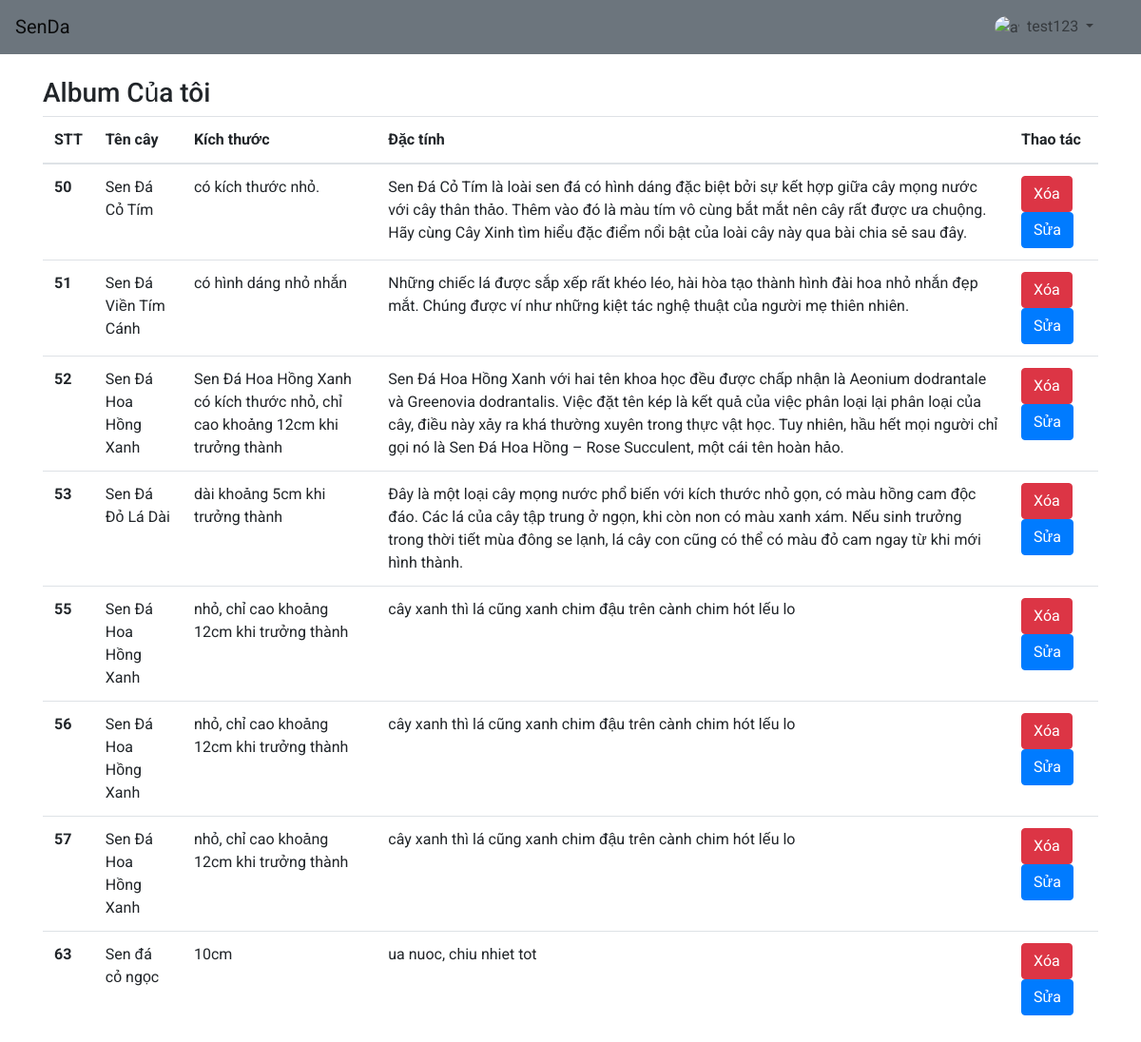
/app/curd/stored.php (signed in), run on the app's committed database.
### tables this page shows
CREATE TABLE `senda` (
  `id` int(5) UNSIGNED NOT NULL,
  `avt` varchar(255) NOT NULL,
  `ten` varchar(20) NOT NULL,
  `mau_sac` varchar(255) NOT NULL,
  `kich_thuoc` text NOT NULL,
  `hinh_dang` varchar(255) NOT NULL,
  `dac_tinh` text NOT NULL,
  `y_nghia` text NOT NULL
);

### app/curd/executeUser.php (called while the page is built, shortened)
<?php
function findUser($username)
{
    require "../config/connect.php";
    $sql = "SELECT * FROM `user` WHERE `username` = '$username'";
    $result = $conn->query($sql);
    if ($result) {
        $data = $result->fetch_assoc();
    }
    return $data;
}

### app/curd/stored.php (the view, shortened to what this page needs)
<?php
require("../../bootstrap.php");
require('../curd/executeUser.php');
$user = findUser($_COOKIE['user']);
$avt = $user['avt'];
?>
<!DOCTYPE html>
<html lang="en">
<head>
    <link rel="stylesheet" href="../../assets/css/style.css">
</head>
<body>
    <div class="container-fuild">
        <nav class="navbar navbar-expand-lg navbar-light bg-secondary">
            <a class="navbar-brand" href="../pages/home.php">SenDa</a>
            <div class="collapse navbar-collapse" id="navbarSupportedContent">
                <ul class="navbar-nav ml-auto mr-5">
                    <li class="nav-item dropdown mr-5">
                        <a class="nav-link dropdown-toggle" style="width: 50px;" href="#" id="navbarDropdown" role="button" data-toggle="dropdown" aria-expanded="false">
                            <img class="rounded-circle w-100 mr-2" src="<?php echo $avt ? $avt : "../../assets/avt/default.png" ?>" alt="avt"><?php echo $_COOKIE['user'] ?>
                        </a>
                    </li>
                </ul>
            </div>
        </nav>
    </div>
    <div class="container">
        <div class="mt-4">
            <h3>Album Của tôi</h3>
            <table class="table">
                <thead>
                    <tr>
                        <th scope="col">STT</th>
                        <th scope="col">Tên cây</th>
                        <th scope="col">Kích thước</th>
                        <th scope="col">Đặc tính</th>
                        <th scope="col">Thao tác</th>
                    </tr>
                </thead>
                <tbody>
                    <?php
                    require('../config/connect.php');
                    $sql = "SELECT * FROM senda";
                    $result = $conn->query($sql);
                    if ($result->num_rows > 0) {
                        while ($row = $result->fetch_assoc()) {
                            echo '
                    <tr>
                        <th scope="row">' . $row['id'] . '</th>
                        <td>' . $row['ten'] . '</td>
                        <td>' . $row['kich_thuoc'] . '</td>
                        <td>' . $row['dac_tinh'] . '</td>
                        <td colspan="2"> <a href="delete.php?id=' . $row['id'] . '" class="btn btn-danger btn-delete">
                        Xóa</a>
                        <a href="process.php?id=' . $row['id'] . '" class="btn btn-primary">Sửa</a>
                        </td>
                    </tr>
                    ';
                        }
                    } else {
                        echo '
                <p>Album trống <a href="create.php">Thêm mới</a></p>
                ';
                    }
                    ?>
                </tbody>
            </table>
        </div>
    </div>
</body>
</html>

### assets/css/style.css (style rules this page uses)
body { font-family: "Roboto", sans-serif; }

### data on the page
senda: id "50", ten "Sen Đá Cỏ Tím", kich_thuoc "có kích thước nhỏ.", dac_tinh "Sen Đá Cỏ Tím là loài sen đá có hình dáng đặc biệt bởi sự kết hợp giữa cây mọng nước với cây thân thảo. Thêm vào đó là màu tím vô cùng bắt mắt nên cây rất được ưa chuộng. Hãy cùng Cây Xinh tìm hiểu đặc điểm nổi bật của loài cây này qua bài chia sẻ sau đây."
senda: id "51", ten "Sen Đá Viền Tím Cánh", kich_thuoc "có hình dáng nhỏ nhắn", dac_tinh "Những chiếc lá được sắp xếp rất khéo léo, hài hòa tạo thành hình đài hoa nhỏ nhắn đẹp mắt. Chúng được ví như những kiệt tác nghệ thuật của người mẹ thiên nhiên."
senda: id "52", ten "Sen Đá Hoa Hồng Xanh", kich_thuoc "Sen Đá Hoa Hồng Xanh có kích thước nhỏ, chỉ cao khoảng 12cm khi trưởng thành", dac_tinh "Sen Đá Hoa Hồng Xanh với hai tên khoa học đều được chấp nhận là Aeonium dodrantale và Greenovia dodrantalis. Việc đặt tên kép là kết quả của việc phân loại lại phân loại của cây, điều này xảy ra khá thường xuyên trong thực vật học. Tuy nhiên, hầu hết mọi người chỉ gọi nó là Sen Đá Hoa Hồng – Rose Succulent, một cái tên hoàn hảo."
senda: id "53", ten "Sen Đá Đỏ Lá Dài", kich_thuoc "dài khoảng 5cm khi trưởng thành", dac_tinh "Đây là một loại cây mọng nước phổ biến với kích thước nhỏ gọn, có màu hồng cam độc đáo. Các lá của cây tập trung ở ngọn, khi còn non có màu xanh xám. Nếu sinh trưởng trong thời tiết mùa đông se lạnh, lá cây con cũng có thể có màu đỏ cam ngay từ khi mới hình thành."
senda: id "55", ten "Sen Đá Hoa Hồng Xanh", kich_thuoc "nhỏ, chỉ cao khoảng 12cm khi trưởng thành", dac_tinh "cây xanh thì lá cũng xanh chim đậu trên cành chim hót lếu lo"
senda: id "56", ten "Sen Đá Hoa Hồng Xanh", kich_thuoc "nhỏ, chỉ cao khoảng 12cm khi trưởng thành", dac_tinh "cây xanh thì lá cũng xanh chim đậu trên cành chim hót lếu lo"
senda: id "57", ten "Sen Đá Hoa Hồng Xanh", kich_thuoc "nhỏ, chỉ cao khoảng 12cm khi trưởng thành", dac_tinh "cây xanh thì lá cũng xanh chim đậu trên cành chim hót lếu lo"
senda: id "63", ten "Sen đá cỏ ngọc", kich_thuoc "10cm", dac_tinh "ua nuoc, chiu nhiet tot"

### other printed values
$_COOKIE['user'] "test123"
